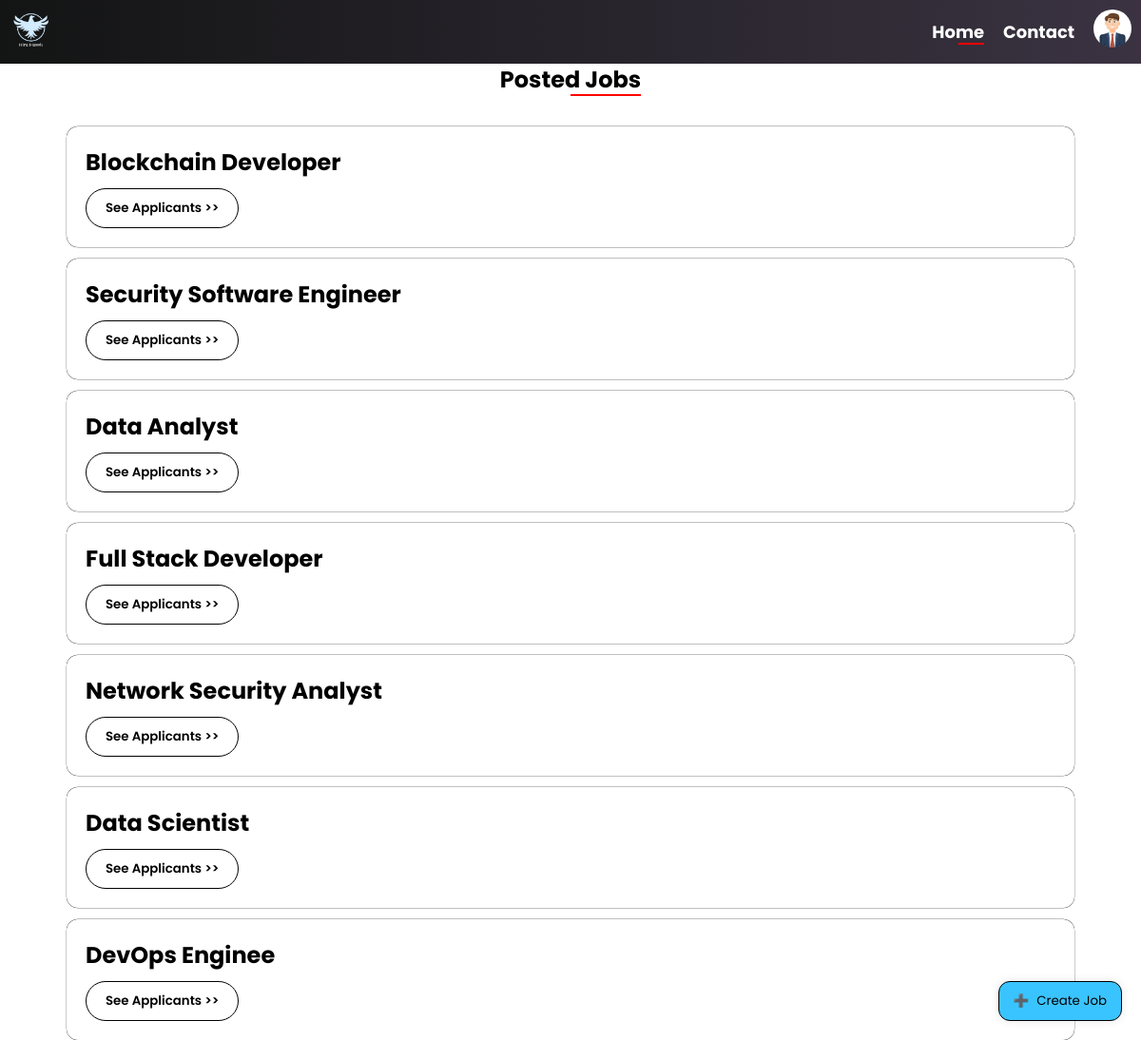
The page /admindash/ (signed in) on the database its author committed.
### resume_manager/models.py (models this page shows, shortened)
class Job_description(models.Model):
    title = models.CharField(max_length = 255)
    brief_stat = models.CharField(max_length = 255 ,null = True)
    responsibility = models.TextField()
    requirement = models.TextField()
    salary = models.CharField(max_length = 100)
    created_at = models.DateTimeField(auto_now_add= True , null = True)

### resume_manager/views.py (the view)
# urls.py: path("admindash/", views.admin_all_jobs, name= "admin_dashboard"),
def admin_all_jobs(request):
    if request.user.is_superuser:
        all_jobs = Job_description.objects.all()
        messages_data = messages.get_messages(request)
        return render(request,'Recruiter/RecDashboard/RecDashboard.html',{'jobs': all_jobs,'messages': messages_data})
    else:
        return redirect('login')

### resume_manager/emailbackend.py (called while the page is built)
    def get_user(self, user_id):
        UserModel = get_user_model()
        try:
            return UserModel.objects.get(pk=user_id)
        except UserModel.DoesNotExist:
            return None

### templates/Recruiter/RecDashboard/RecDashboard.html (shortened to what this page needs)
<!DOCTYPE html>
{% load static %}
<html lang="en">
<head>
</head>
<body>
  <nav>
    <div class="logo">
      <img src="{% static "image/HireHawkLogo.png"%}" alt="Logo">
    </div>
    <ul>
      <li><a href="{% url 'admin_dashboard' %}" class="thispage">Home</a></li>
      <li><a href="{% url 'contactus' %}">Contact</a></li>
      <li class="nav-item profile" id="profileImage" onclick="showPopup()">
        <img src="{% static "image/profile-image.jpg" %}" alt="Profile Avatar">
      </li>
    </ul>
  </nav>
  <div class="postedJobTitle">
    <h2>Posted Jobs</h2>
  </div>
  {% for job in jobs %}
  <div class="content">
    <div class="text-content">
      <h2>{{job.title}}</h2>
    </div>
    <form method="post" action={% url 'admin_job_desc' %}>
      <button class="seeApplicantButton">
        See Applicants >>
      </button>
  </div>
  {% endfor %}
  <button onclick='location.href="{% url "job_create" %}" ' class="floating-button" id="floatingButton">
      <span class="icon">
        ➕
      </span>
      <span class="text">Create Job</span>
  </button>
</body>
</html>

### templates/Recruiter/RecDashboard/RecDashboard.html (style rules this page uses)
nav { z-index: 1000; position: fixed; top: 0; width: 100%; background: linear-gradient(to right, #131414, #3b3342); padding: 10px; display: flex; justify-content: space-between; align-items: center; }
nav .logo img { max-height: 40px; }
nav ul { list-style: none; margin: 0; padding: 0; display: flex; align-items: center; }
nav li { margin-right: 20px; }
nav a { text-decoration: none; color: white; font-weight: bold; font-size: 18px; }
nav .profile { cursor: pointer; }
nav .profile img { border-radius: 50%; max-height: 40px; cursor: pointer; }
body { font-family: 'Poppins', sans-serif; margin: 0; }
.content { margin-top: 12px; margin-left: 70px; margin-right: 70px; padding: 20px; cursor: pointer; border-radius: 12px; display: flex; flex-direction: column; align-items: flex-start; border: none; box-shadow: 0 0 0 0.2px black; }
.text-content { margin-bottom: 10px; }
.text-content h2, .text-content p { margin: 0; }
.seeApplicantButton { font-family: 'Poppins', sans-serif; color: black; border-radius: 23px; margin-left: auto; font-weight: 600; border: 1px solid black; background-color: white; padding: 10px 20px; cursor: pointer; transition: background-color 0.3s; }
.postedJobTitle { display: flex; flex-direction: column; align-items: center; margin-top: 46px; position: relative; text-align: center; }
.postedJobTitle h2 { display: inline-block; position: relative; }
.postedJobTitle h2::after { content: ""; display: block; position: absolute; bottom: 0; right: 0; height: 50%; width: 50%; border-bottom: 2px solid red; }
.thispage { display: inline-block; position: relative; }
.thispage::after { content: ""; display: block; position: absolute; bottom: 0; right: 0; height: 50%; width: 50%; border-bottom: 2px solid red; }
.floating-button { font-family: 'Poppins', sans-serif; position: fixed; bottom: 20px; right: 20px; background-color: #3ac4ff; color: black; border: 1px solid; padding: 10px 15px; border-radius: 12px; cursor: pointer; box-shadow: 0px 0px 10px rgba(0, 0, 0, 0.1); display: flex; align-items: center; }
.floating-button .icon { margin-right: 8px; }
.floating-button .text { font-weight: inherit; }

### rows shown on the page
Job_description: title "Blockchain Developer"
Job_description: title "Security Software Engineer"
Job_description: title "Data Analyst"
Job_description: title "Full Stack Developer"
Job_description: title "Network Security Analyst"
Job_description: title "Data Scientist"
Job_description: title "DevOps Enginee"
